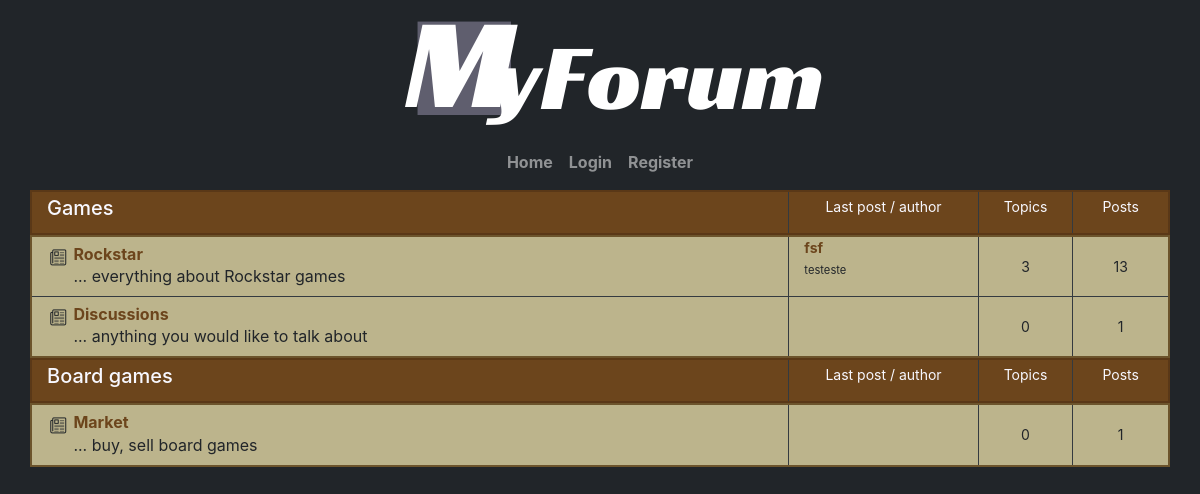
The page / on the database its author committed.
### forum/models.py (models this page shows, shortened)
class ForumGroup(models.Model):
    name = models.CharField(max_length=50)

class Forum(models.Model):
    title = models.CharField(max_length=50)
    description = models.CharField(max_length=350)
    group = models.ForeignKey(ForumGroup, on_delete=models.PROTECT)
    def posts_no(self):
        return self.topic_set.aggregate(models.Count('post'))['post__count'] + self.topic_set.count() + 1  # topics itself are considered as posts
    def last_topic(self):
        return self.topic_set.latest('date_posted')

class Topic(models.Model):
    title = models.CharField(max_length=50)
    content = models.TextField()
    views = models.IntegerField(default=0)
    date_posted = models.DateTimeField(default=timezone.now, auto_now_add=False)
    author = models.ForeignKey(User, on_delete=models.CASCADE)  # RODO
    forum = models.ForeignKey(Forum, on_delete=models.PROTECT)

### forum/views.py (the view)
# urls.py: path('', ForumListView.as_view(), name='main-page'),
class ForumListView(ListView):
    model = ForumGroup
    template_name = 'forum/home.html'
    context_object_name = 'forum_groups'

### forum/templates/forum/home.html (shortened to what this page needs)
{% extends "forum/base_template.html" %}
{% block content%}
    {% for forum_group in forum_groups %}
        {% if forum_group.forum_set.count > 0 %}
        <section>
            <header>
                <div class="row forum-title">
                    <h2 class="col-6 h5 col-lg-8 pt-1 mb-0 border-right border-dark">{{ forum_group.name }}</h2>
                    <p class="col-2 border-right border-dark mb-0 pt-1 text-center font-14">Last post / author</p>
                    <p class="col-2 col-lg-1 border-right border-dark mb-0 pt-1 text-center font-14">Topics</p>
                    <p class="col-2 col-lg-1 pt-1 text-center font-14">Posts</p>
                </div>
            </header>
            <section>
                <div class="row forum_container">
                    {% for forum in forum_group.forum_set.all %}
                        {% if forum != forum_group.forum_set.last %}
                            <div class="col-6 col-lg-8 pt-2 pb-2 border-right border-bottom border-dark">
                                <i class="icon-doc pr-1" style="float: left;"></i>
                                <div style="float: left;">
                                    <h3 class="h6 mb-0" ><a href="{% url 'topics-page' forum_id=forum.pk %}">{{ forum.title }}</a></h3>
                                    <p class="p-0 mb-0">{{ forum.description }}</p>
                                </div>
                            </div>
                            <div class="col-2 border-right border-bottom border-dark font-14">
                                 {% if forum.last_topic.id != '' %}
                                    <p class="p-0 m-0"><a href="{% url 'posts-page' forum_pk=forum.pk topic_pk=forum.last_topic.id %}">{{ forum.last_topic.title }}</a></p>
                                    <small>{{ forum.last_topic.author.username }}</small>
                                {% endif %}
                            </div>
                            <div class="col-2 col-lg-1 p-2 border-right border-bottom border-dark text-center font-14 flexbox">
                                {{ forum.topic_set.count }}
                            </div>
                            <div class="col-2 col-lg-1 p-2 border-bottom border-dark text-center font-14 flexbox">
                                {{ forum.posts_no }}
                            </div>
                        {% else %}
                            <div class="col-6 col-lg-8 pt-2 pb-2 border-right border-dark">
                                <i class="icon-doc pr-1" style="float: left;"></i>
                                <div style="float: left;">
                                    <h3 class="h6 mb-0" ><a href="{% url 'topics-page' forum_id=forum.pk %}" class="">{{ forum.title }}</a></h3>
                                    <p class="p-0 mb-0">{{ forum.description }}</p>
                                </div>
                            </div>
                            <div class="col-2 border-right border-dark font-14">
                            </div>
                            <div class="col-2 col-lg-1 p-2 border-right border-dark text-center font-14 flexbox">
                                {{ forum.topic_set.count }}
                            </div>
                            <div class="col-2 col-lg-1 p-2 text-center font-14 flexbox">
                                {{ forum.posts_no }}
                            </div>
                        {% endif %}
                    {% endfor %}
                </div>
            </section>
        </section>
        {% endif %}
    {% endfor %}
{% endblock content%}

### forum/static/forum/main.css (style rules this page uses)
body { background-color: #212529; }
.forum-title { background-color: #6c451c; border: 2px solid #5a3817; color: GhostWhite; }
.forum_container { background-color: #bcb48c; border: 2px solid #6c542c; }
a { outline: none; color: #6c451c; font-weight: bold; }
.font-14 { font-size: 14px; }
.flexbox { display: flex; justify-content: center; align-items: center; }

### rows shown on the page
ForumGroup: name "Games"
Forum: title "Rockstar", description "... everything about Rockstar games", last_topic "fsf", last_topic.author.username "testeste", topic_set.count "3", posts_no "13"
Forum: title "Discussions", description "... anything you would like to talk about", topic_set.count "0", posts_no "1"
ForumGroup: name "Board games"
Forum: title "Market", description "... buy, sell board games", topic_set.count "0", posts_no "1"
